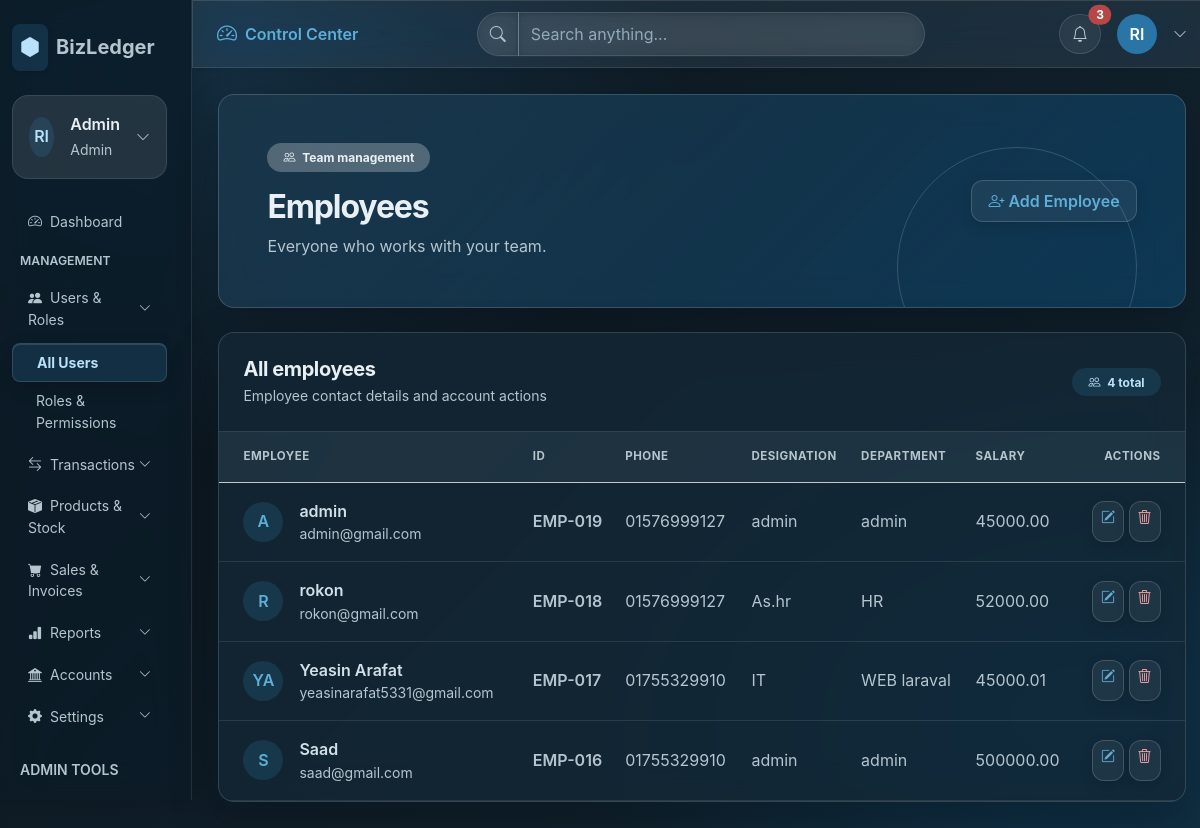
The page /admin/employlist.php on the database as committed earlier.
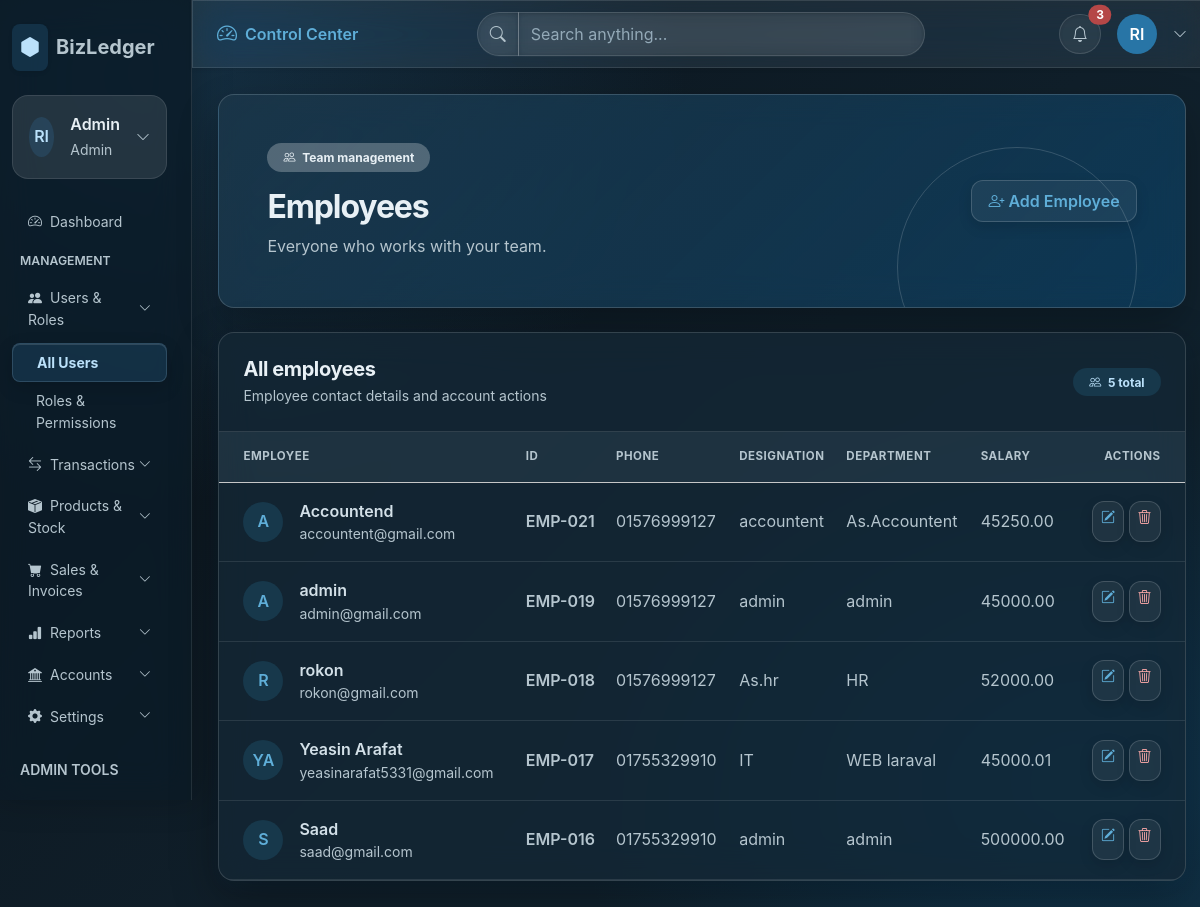
The same page on the database as committed later.
### tables this page shows
CREATE TABLE `employees` (
  `employee_id` int UNSIGNED NOT NULL,
  `company_id` int UNSIGNED NOT NULL,
  `user_id` int UNSIGNED DEFAULT NULL,
  `employee_name` varchar(150) NOT NULL,
  `phone` varchar(30) DEFAULT NULL,
  `designation` varchar(100) DEFAULT NULL,
  `department` varchar(100) DEFAULT NULL,
  `joining_date` date DEFAULT NULL,
  `basic_salary` decimal(15,2) NOT NULL DEFAULT '0.00',
  `status` tinyint NOT NULL DEFAULT '1',
  `created_at` timestamp NOT NULL DEFAULT CURRENT_TIMESTAMP,
  `updated_at` timestamp NOT NULL DEFAULT CURRENT_TIMESTAMP ON UPDATE CURRENT_TIMESTAMP,
  `login_email` varchar(150) DEFAULT NULL,
  `login_password` varchar(255) DEFAULT NULL,
  `login_role` enum('admin','accountant','employees') DEFAULT NULL
);

### admin/employlist.php (the view, shortened to what the rows shown need)
<?php
include_once 'assets/db/bdconfig.php';
$rowData = $conn->query("SELECT * FROM employees ORDER BY employee_id DESC");
?>
<!DOCTYPE html>
<html lang="en">
<head>
    <link href="https://cdn.jsdelivr.net/npm/bootstrap@5.3.3/dist/css/bootstrap.min.css" rel="stylesheet">
    <link href="https://cdn.jsdelivr.net/npm/bootstrap-icons@1.11.3/font/bootstrap-icons.min.css" rel="stylesheet">
    <link href="assets/css/dashboard-shared.css" rel="stylesheet">
    <link href="assets/css/glassmorphism.css" rel="stylesheet">
</head>
<body class="bg-body-tertiary dashboard-page">
    <div class="container-fluid px-0">
        <div class="row min-vh-100">
            <main class="col-12 col-lg-9 col-xl-10 p-0">
                <div class="p-3 p-md-4 p-xl-5">
                    <section class="dashboard-hero rounded-4 shadow-sm text-white p-4 p-lg-5 mb-4">
                        <div class="dashboard-hero-content d-flex flex-column flex-md-row justify-content-between align-items-md-center gap-4">
                            <div>
                                <h1 class="h2 fw-bold mb-2">Employees</h1>
                            </div>
                        </div>
                    </section>
                    <section class="card dashboard-card rounded-4 shadow-sm overflow-hidden" aria-labelledby="employee-list-title">
                        <div class="card-body p-0">
                            <div class="d-flex flex-wrap justify-content-between align-items-center gap-2 p-3 p-md-4 border-bottom">
                                <div>
                                    <h2 class="h5 dashboard-section-title fw-bold mb-1" id="employee-list-title">All employees</h2>
                                </div>
                            </div>
                            <div class="table-responsive">
                                <table class="table table-hover align-middle mb-0">
                                    <thead class="table-light">
                                        <tr>
                                            <th scope="col" class="ps-4 py-3 small text-uppercase text-secondary">Employee</th>
                                            <th scope="col" class="py-3 small text-uppercase text-secondary">ID</th>
                                            <th scope="col" class="py-3 small text-uppercase text-secondary">Phone</th>
                                            <th scope="col" class="py-3 small text-uppercase text-secondary">Designation</th>
                                            <th scope="col" class="py-3 small text-uppercase text-secondary">Department</th>
                                            <th scope="col" class="py-3 small text-uppercase text-secondary">Salary</th>
                                            <th scope="col" class="pe-4 py-3 small text-uppercase text-secondary text-end">Actions</th>
                                        </tr>
                                    </thead>
                                    <tbody>
                                        <?php if ($rowData && $rowData->num_rows > 0) { ?>
                                            <?php while ($row = $rowData->fetch_assoc()) { ?>
                                                <?php
                                                $nameParts = preg_split('/\s+/', trim($row['employee_name']));
                                                $initials = strtoupper(substr($nameParts[0] ?? '', 0, 1) . (count($nameParts) > 1 ? substr(end($nameParts), 0, 1) : ''));
                                                ?>
                                                <tr>
                                                    <td class="ps-4 py-3">
                                                        <div class="d-flex align-items-center gap-3">
                                                            <span class="d-inline-flex align-items-center justify-content-center rounded-circle bg-primary-subtle text-primary fw-semibold flex-shrink-0" style="width: 2.5rem; height: 2.5rem">
                                                                <?php echo $initials ; ?>
                                                            </span>
                                                            <div>
                                                                <div class="fw-semibold"><?php echo $row['employee_name']; ?></div>
                                                                <div class="small text-secondary"><?php echo $row['login_email'] ; ?></div>
                                                            </div>
                                                        </div>
                                                    </td>
                                                    <td class="fw-semibold text-secondary">
                                                        EMP-<?php echo str_pad((int) $row['employee_id'], 3, '0', STR_PAD_LEFT); ?>
                                                    </td>
                                                    <td class="text-secondary"><?php echo $row['phone'] ; ?></td>
                                                    <td class="text-secondary"><?php echo $row['designation'] ; ?></td>
                                                    <td class="text-secondary"><?php echo $row['department'] ; ?></td>
                                                    <td class="text-secondary"><?php echo $row['basic_salary'] ; ?></td>
                                                    <td class="pe-4 text-end text-nowrap">
                                                        <a class="btn btn-sm btn-light text-primary" href="employedit.php?id=<?php echo $row['employee_id']; ?>" aria-label="Edit employee" title="Edit employee">
                                                            <i class="bi bi-pencil-square" aria-hidden="true"></i>
                                                        </a>
                                                        <a class="btn btn-sm btn-light text-danger" onclick="return confirm('Delete this employee?')" href="deleteemploy.php?id=<?php echo $row['employee_id']; ?>" aria-label="Delete employee" title="Delete employee">
                                                            <i class="bi bi-trash3" aria-hidden="true"></i>
                                                        </a>
                                                    </td>
                                                </tr>
                                            <?php } ?>
                                        <?php } ?>
                                    </tbody>
                                </table>
                            </div>
                        </div>
                    </section>
                </div>
        </div>
    </div>
</body>
</html>

Rows that differ between the two databases and show on the page:
added employees: employee_name "A", employee_name "Accountend", login_email "accountent@gmail.com", employee_id "021", phone "01576999127", designation "accountent", department "As.Accountent", basic_salary "45250.00"
Other text that changed with them:
$rowData->num_rows: "4" → "5"
